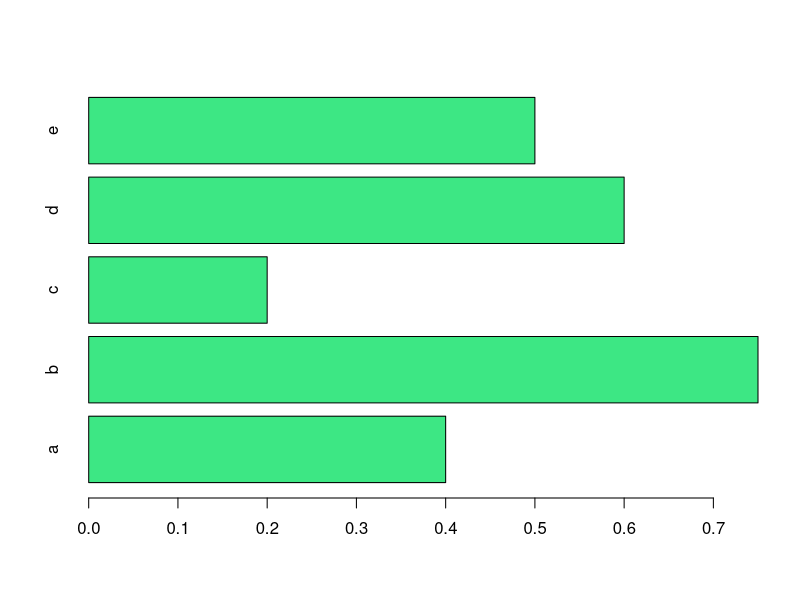
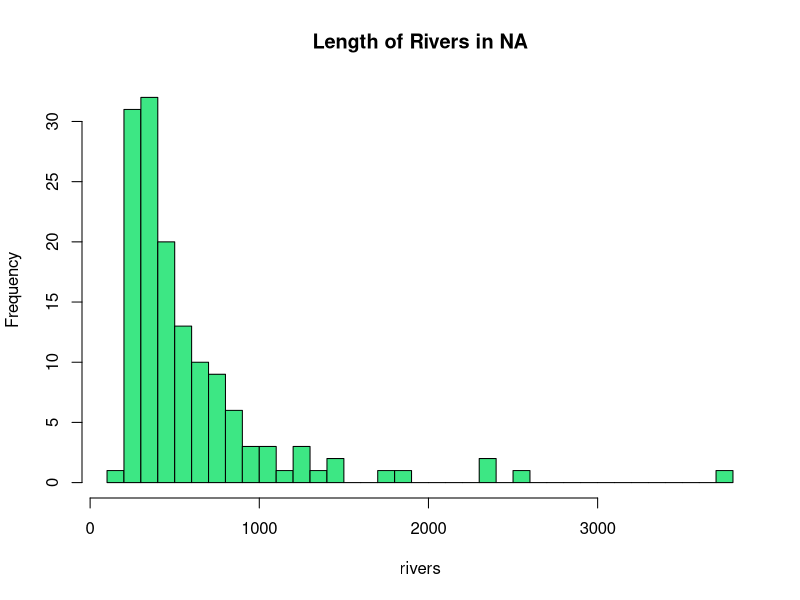

Source code (R) for these figures, in order:
#Functions

#Practice find 20 more functions in R and make an example of it.

#These are the following 20 functions found in RStudio:

#abs() # - Compute the absolute value of a numeric data object.
x <- c(-5, 9, 3, -1, 2) 
x_abs <- abs(x)
x_abs

#all() # - Check whether all values of a logical vector are TRUE.
x1 <- c(1,5,3,-3, 5,-7,8)
all(x1 < 0) #Output must be FALSE

#any() # - Check whether any values of a logical vector are TRUE.
#Using the same vector in X1
#x1 <- c(1,5,3,-3, 5,-7,8)
any(x1 > 0) #Output must be TRUE

#as.Date() - Convert character strings to Date class.
my_date <- "2021-09-20"
my_date #Print example date
class(my_date) #Checking class of example date, will be STRING
my_newdate <- as.Date(my_date) #Converting to Date
my_newdate #Printing date
class(my_newdate) #Checking class to prove it's Date

#as.double() – Convert integer to double class.
x2 <- 1:5  #Using same vector X
x2 #Print X Vector
x2_double <- as.double(x2) #Convert to Double
x2_double #Printing, output will look the same
is.double(x2) #Will output false
is.double(x2_double) #will output true

#barplot() # – Create a barplot.
barvalues <- c(0.4, 0.75, 0.2, 0.6, 0.5) #Create values for barplot
bargroup <- letters[1:5]
barplot(barvalues, col = "#3DE784", horiz = TRUE, names.arg = bargroup)

#break() #– Break for-loop in R.
for(i in 1:5) {                     # Basic for-loop
  if(i == 3) {
    break                           #Break in step 3
  }
  print(paste("This is step", i))
}

#match() # - Return position of first match between two data objects.
m_example <- c(2, 5, 7, 5, 1) # Create example vector
match(5, m_example) #Value returned will be 2, which is the position in which match was found.

#mean() # – Compute the arithmetic mean.
#Using x1 vector as example
mean(x1) #Apply mean to X1 vector

#max() # – Compute the maximum value of a vector or column.
#Using x1 vector as example
max(x1) #Apply max to X1 vector

#min() # – Compute the minimum value of a vector or column.
#Using x1 vector as example
min(x1) #Apply min to X1 vector

#julian() # – Return the number of days between two date objects.
date1 <- "2020-01-21" #Set date as string
newdate1 <- as.Date(date1) #Convert date string as Date
date2 <- "2021-10-09" #Set Date as String
newdate2 <- as.Date(date2) #Convert date string as Date
julian(newdate2, origin = newdate1) #Difference in days is 627

#hist() # - Create histogram.
rivers #Run this dataset in R to check data, this is an already available dataset in R
hist(rivers, main = "Length of Rivers in NA", col = "#3DE784", breaks = 50) #Apply histogram.

#colSums() # – Compute the sum of each column of a numeric data frame, matrix or array.
set.seed(1234)                                          # Set seed
data <- data.frame(matrix(round(runif(12, 1, 20)),      # Create example data
                          nrow = 3, ncol = 4))
data                                                    # Print data to RStudio console
colSums(data)                                           #Apply Colsums

#colMeans() # - Compute the mean of each column of a numeric data frame, matrix or array.
#Using same data as colsums
colMeans(data)  

#rowSums() # - Compute the sum of each row of a numeric data frame, matrix or array.
#Using same data as colsums
rowSums(data)  

#rowMeans() # - Compute the mean of each row of a numeric data frame, matrix or array.
#Using same data as colsums
rowMeans(data)  

#set.seed() # - Set a random seed.
set.seed(12345)        # Set seed for reproducibility
rpois(5, 3)            # Generate random numbers with seed

#sort() # - Return input in ascending or descending order.
#Using X vector x <- c(-5, 9, 3, -1, 2) 
sort(x) #Apply Sort 

#unique() # - Remove duplicates from data objects.
vec <- c(1, 3, 3, 1, 4, 7, 1) 
vec_unique <- unique(vec) # Apply unique() to vector
vec_unique 